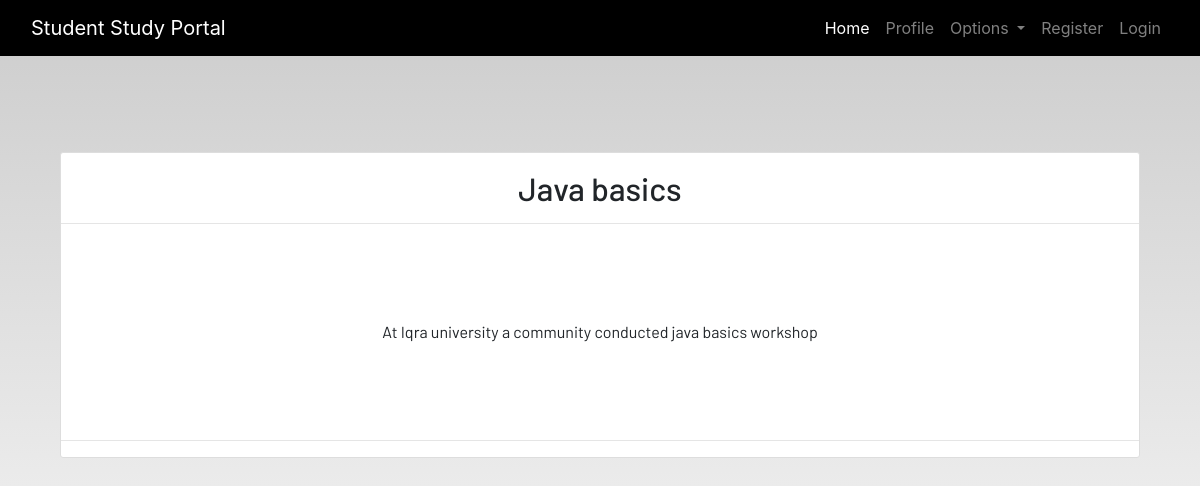
Screenshot of /note_detail/1 with the database file from the repository.
### dashboard/models.py (models this page shows, shortened)
class Notes(models.Model):
    user = models.ForeignKey(User, on_delete=models.CASCADE)
    title = models.CharField(max_length=200)
    description = models.TextField()
    class Meta:
        verbose_name = "notes"
        verbose_name_plural = 'notes'

### dashboard/views.py (the view)
# urls.py: path('note_detail/<int:pk>', notedetail.as_view() ,name="note_detail"),
class notedetail(generic.DetailView):
            model = Notes

### dashboard/templates/dashboard/notes_detail.html
{% extends 'dashboard/base.html' %}
{% load static %}
{% block content %}
<section class='text-center container'>
    <div class="container">
        <div class="content-section p-0 mt-5">
            <div class="m-3">
                <h2>{{notes.title}}</h2>
            </div>
            <hr class="p-0 m-0">
            <p class="description m-5 p-5">
                {{notes.description}}
            </p>
            <hr>
        </div>
    </div>
</section>
{% endblock content %}

### static/css/main.css (style rules this page uses)
html { scroll-behavior: smooth; height: 100%; width: 100%; }
html, body { max-width: 100%; overflow-x: hidden; height: 100%; width: 100%; }
body { background: linear-gradient(rgba(0, 0, 0, 0.2), rgba(255, 255, 255, 0.5)); overflow-x: hidden; background-repeat: no-repeat; }
.content-section { background: #ffffff; padding: 10px 20px; border: 1px solid #dddddd; border-radius: 3px; margin-bottom: 20px; }

### rows the page displays
Notes: title "Java basics", description "At Iqra university a community conducted java basics workshop"
